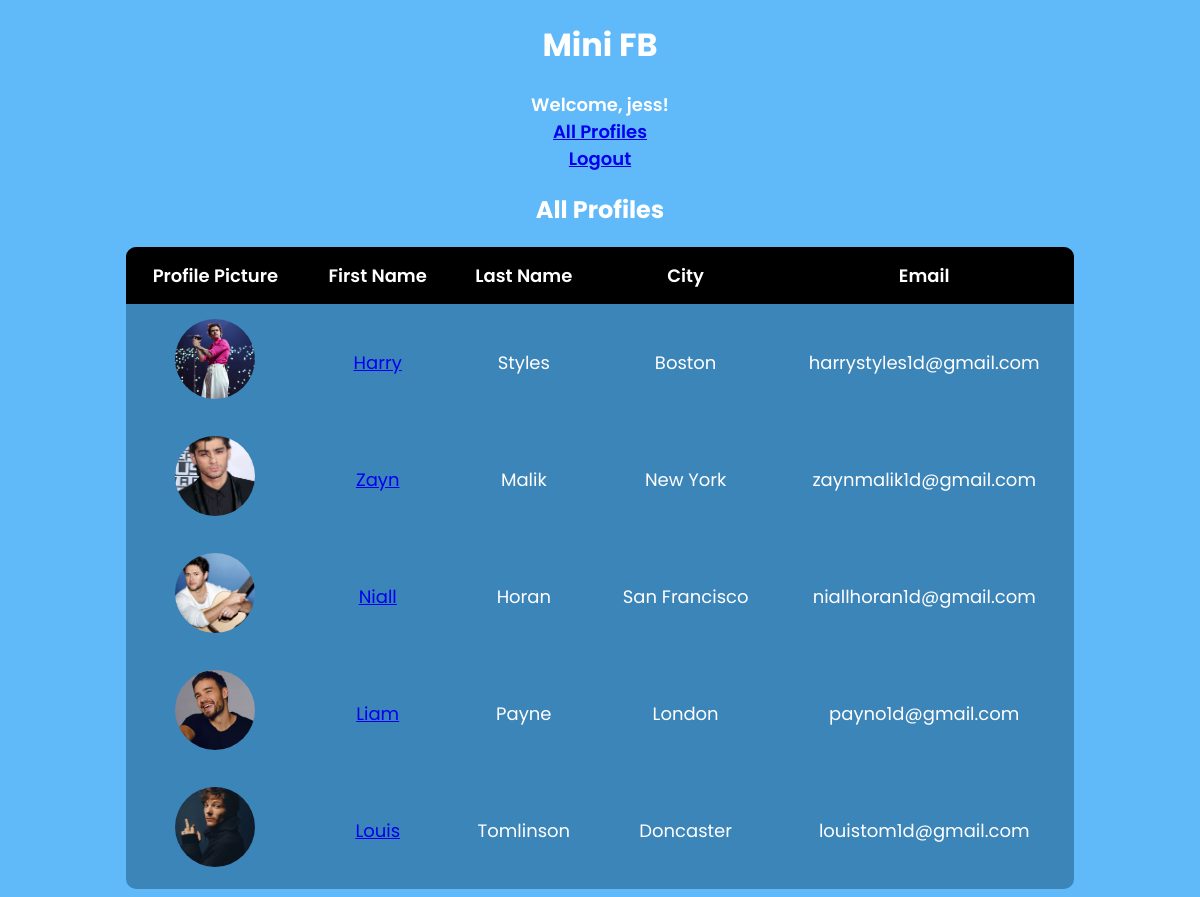
/mini_fb/profiles/ (signed in), run on the app's committed database.
### mini_fb/models.py (models this page shows, shortened)
class Profile(models.Model):
    user = models.ForeignKey(User, on_delete=models.CASCADE, related_name='profile')
    first_name = models.CharField(max_length=50, blank=False)
    last_name = models.CharField(max_length=50, blank=False)
    city = models.CharField(max_length=100, blank=True)
    email = models.EmailField(unique=True)
    image_file = models.ImageField(upload_to='profile_images/', blank=True, null=True)
    bio = models.TextField(blank=True, null=True)  # Add bio field
    location = models.CharField(max_length=100, blank=True, null=True)  # Add location field
    def __str__(self):
        return f'{self.first_name} {self.last_name} ({self.email})'

### mini_fb/views.py (the view)
# urls.py: path('profiles/', views.ShowAllProfilesView.as_view(), name='show_all_profiles'),
class ShowAllProfilesView(ListView):
    model = Profile
    template_name = "mini_fb/show_all_profiles.html"  # HTML template to show profiles
    context_object_name = "profiles"
    def get_queryset(self):
        queryset = Profile.objects.all()
        print("Profiles in DB:", queryset)
        return queryset

### mini_fb/templates/mini_fb/show_all_profiles.html (shortened to what this page needs)
{% extends 'mini_fb/base.html' %}
{% block content %}
    <h2>All Profiles</h2>
    {% if profiles %}
    <table>
        <thead>
            <tr>
                <th>Profile Picture</th>
                <th>First Name</th>
                <th>Last Name</th>
                <th>City</th>
                <th>Email</th>
            </tr>
        </thead>
        <tbody>
            {% for profile in profiles %}
            <tr>
                <td>
                    <a href="{% url 'show_profile' profile.pk %}">
                        {% if profile.image_file %}
                            <img src="{{ profile.image_file.url }}" alt="" width="80" height="80">
                        {% else %}
                            No Image.
                        {% endif %}
                    </a>
                </td>
                <td>
                    <a href="{% url 'show_profile' profile.pk %}">
                        {{ profile.first_name }}
                    </a>
                </td>
                <td>{{ profile.last_name }}</td>
                <td>{{ profile.city }}</td>
                <td>{{ profile.email }}</td>
            </tr>
            {% endfor %}
        </tbody>
    </table>
    {% else %}
    <p>No Profiles found.</p>
    {% endif %}
{% endblock %}

### mini_fb/templates/mini_fb/base.html (shortened to what this page needs)
{% load static %}
<!DOCTYPE html>
<html lang="en">
<head>
    <link rel="stylesheet" href="{% static 'css/styles-minifb.css' %}">
</head>
<body>
    <h1>Mini FB</h1>
    <nav>
        {% if user.is_authenticated %}
            <span>Welcome, {{ user.username }}!</span>
            <br>
            <a href="{% url 'show_all_profiles' %}">All Profiles</a>
            <br>
            <a href="{% url 'logout' %}">Logout</a>
        {% else %}
            <a href="{% url 'login' %}">Login</a>
            <a href="{% url 'register' %}">Register</a>
        {% endif %}
    </nav>
    {% block content %}{% endblock %}
</body>
</html>

### static/css/styles-minifb.css (style rules this page uses)
body { font-family: 'Poppins', sans-serif; background-color: #60b9f9; color: white; text-align: center; }
h1, h2 { font-weight: 700; }
table { width: 80%; margin: auto; border-collapse: collapse; background-color: #3c85b9; color: white; border-radius: 10px; overflow: hidden; font-size: 18px; }
th { background-color: black; color: white; font-weight: 600; padding: 15px; }
td { padding: 15px; font-weight: 400; }
img { border-radius: 50%; width: 80px; height: 80px; object-fit: cover; }
nav { font-weight: 600; font-size: 18px; }

### data on the page
Profile: image_file (picture), first_name "Harry", last_name "Styles", city "Boston", email "harrystyles1d@gmail.com"
Profile: image_file (picture), first_name "Zayn", last_name "Malik", city "New York", email "zaynmalik1d@gmail.com"
Profile: image_file (picture), first_name "Niall", last_name "Horan", city "San Francisco", email "niallhoran1d@gmail.com"
Profile: image_file (picture), first_name "Liam", last_name "Payne", city "London", email "payno1d@gmail.com"
Profile: image_file (picture), first_name "Louis", last_name "Tomlinson", city "Doncaster", email "louistom1d@gmail.com"

### other printed values
{{ user.username }} "jess"
